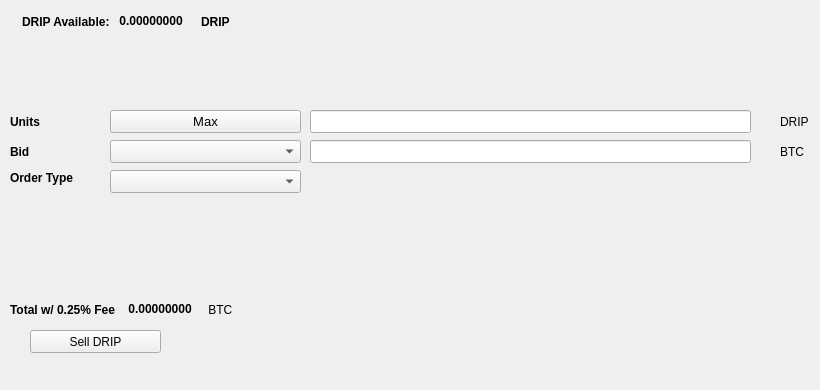
   <widget class="QWidget" name="SellTab">
    <attribute name="title">
     <string>Sell</string>
    </attribute>
    <widget class="QLabel" name="label_16">
     <property name="geometry">
      <rect>
       <x>780</x>
       <y>140</y>
       <width>31</width>
       <height>23</height>
      </rect>
     </property>
     <property name="text">
      <string>BTC</string>
     </property>
    </widget>
    <widget class="QComboBox" name="SellBidcomboBox">
     <property name="geometry">
      <rect>
       <x>110</x>
       <y>140</y>
       <width>191</width>
       <height>23</height>
      </rect>
     </property>
     <property name="font">
      <font>
       <pointsize>10</pointsize>
      </font>
     </property>
    </widget>
    <widget class="QLabel" name="label_18">
     <property name="geometry">
      <rect>
       <x>10</x>
       <y>110</y>
       <width>46</width>
       <height>23</height>
      </rect>
     </property>
     <property name="font">
      <font>
       <weight>75</weight>
       <bold>true</bold>
      </font>
     </property>
     <property name="text">
      <string>Units</string>
     </property>
    </widget>
    <widget class="QPushButton" name="Sell_Max_Amount">
     <property name="geometry">
      <rect>
       <x>110</x>
       <y>110</y>
       <width>191</width>
       <height>23</height>
      </rect>
     </property>
     <property name="font">
      <font>
       <pointsize>10</pointsize>
      </font>
     </property>
     <property name="text">
      <string>Max</string>
     </property>
    </widget>
    <widget class="QLabel" name="label_20">
     <property name="geometry">
      <rect>
       <x>10</x>
       <y>170</y>
       <width>91</width>
       <height>16</height>
      </rect>
     </property>
     <property name="font">
      <font>
       <weight>75</weight>
       <bold>true</bold>
      </font>
     </property>
     <property name="text">
      <string>Order Type</string>
     </property>
    </widget>
    <widget class="QComboBox" name="SellOrdertypeCombo">
     <property name="geometry">
      <rect>
       <x>110</x>
       <y>170</y>
       <width>191</width>
       <height>23</height>
      </rect>
     </property>
     <property name="font">
      <font>
       <pointsize>10</pointsize>
      </font>
     </property>
    </widget>
    <widget class="QLabel" name="label_21">
     <property name="geometry">
      <rect>
       <x>10</x>
       <y>140</y>
       <width>46</width>
       <height>23</height>
      </rect>
     </property>
     <property name="font">
      <font>
       <weight>75</weight>
       <bold>true</bold>
      </font>
     </property>
     <property name="text">
      <string>Bid</string>
     </property>
    </widget>
    <widget class="QLabel" name="label_22">
     <property name="geometry">
      <rect>
       <x>780</x>
       <y>110</y>
       <width>31</width>
       <height>23</height>
      </rect>
     </property>
     <property name="text">
      <string>DRIP</string>
     </property>
    </widget>
    <widget class="QLineEdit" name="UnitsInputDRIP">
     <property name="geometry">
      <rect>
       <x>310</x>
       <y>110</y>
       <width>441</width>
       <height>23</height>
      </rect>
     </property>
     <property name="font">
      <font>
       <pointsize>9</pointsize>
       <weight>75</weight>
       <bold>true</bold>
      </font>
     </property>
    </widget>
    <widget class="QLineEdit" name="SellBidPriceEdit">
     <property name="geometry">
      <rect>
       <x>310</x>
       <y>140</y>
       <width>441</width>
       <height>23</height>
      </rect>
     </property>
     <property name="font">
      <font>
       <pointsize>9</pointsize>
       <weight>75</weight>
       <bold>true</bold>
      </font>
     </property>
    </widget>
    <widget class="QPushButton" name="SellDRIPBTN">
     <property name="geometry">
      <rect>
       <x>30</x>
       <y>330</y>
       <width>131</width>
       <height>23</height>
      </rect>
     </property>
     <property name="text">
      <string>Sell DRIP</string>
     </property>
     <property name="icon">
      <iconset resource="../drip">
       <normaloff>:/icons/bitcoin</normaloff>:/icons/bitcoin</iconset>
     </property>
    </widget>
    <widget class="QWidget" name="layoutWidget3">
     <property name="geometry">
      <rect>
       <x>22</x>
       <y>12</y>
       <width>258</width>
       <height>19</height>
      </rect>
     </property>
     <layout class="QHBoxLayout" name="horizontalLayout">
      <item>
       <widget class="QLabel" name="label232_2">
        <property name="font">
         <font>
          <weight>75</weight>
          <bold>true</bold>
         </font>
        </property>
        <property name="text">
         <string>DRIP Available:</string>
        </property>
       </widget>
      </item>
      <item>
       <widget class="QLabel" name="DRIPAvailableLabel">
        <property name="palette">
         <palette>
          <active>
           <colorrole role="WindowText">
            <brush brushstyle="SolidPattern">
             <color alpha="255">
              <red>0</red>
              <green>0</green>
              <blue>0</blue>
             </color>
            </brush>
           </colorrole>
           <colorrole role="Button">
            <brush brushstyle="SolidPattern">
             <color alpha="255">
              <red>0</red>
              <green>170</green>
              <blue>0</blue>
             </color>
            </brush>
           </colorrole>
           <colorrole role="Light">
            <brush brushstyle="SolidPattern">
             <color alpha="255">
              <red>0</red>
              <green>255</green>
              <blue>0</blue>
             </color>
            </brush>
           </colorrole>
           <colorrole role="Midlight">
            <brush brushstyle="SolidPattern">
             <color alpha="255">
              <red>0</red>
              <green>212</green>
              <blue>0</blue>
             </color>
            </brush>
           </colorrole>
           <colorrole role="Dark">
            <brush brushstyle="SolidPattern">
             <color alpha="255">
              <red>0</red>
              <green>85</green>
              <blue>0</blue>
             </color>
            </brush>
           </colorrole>
           <colorrole role="Mid">
            <brush brushstyle="SolidPattern">
             <color alpha="255">
              <red>0</red>
              <green>113</green>
              <blue>0</blue>
             </color>
            </brush>
           </colorrole>
           <colorrole role="Text">
            <brush brushstyle="SolidPattern">
             <color alpha="255">
              <red>0</red>
              <green>170</green>
              <blue>0</blue>
             </color>
            </brush>
           </colorrole>
           <colorrole role="BrightText">
            <brush brushstyle="SolidPattern">
             <color alpha="255">
              <red>255</red>
              <green>255</green>
              <blue>255</blue>
             </color>
            </brush>
           </colorrole>
           <colorrole role="ButtonText">
            <brush brushstyle="SolidPattern">
             <color alpha="255">
              <red>0</red>
              <green>0</green>
              <blue>0</blue>
             </color>
            </brush>
           </colorrole>
           <colorrole role="Base">
            <brush brushstyle="SolidPattern">
             <color alpha="255">
              <red>255</red>
              <green>255</green>
              <blue>255</blue>
             </color>
            </brush>
           </colorrole>
           <colorrole role="Window">
            <brush brushstyle="SolidPattern">
             <color alpha="255">
              <red>0</red>
              <green>170</green>
              <blue>0</blue>
             </color>
            </brush>
           </colorrole>
           <colorrole role="Shadow">
            <brush brushstyle="SolidPattern">
             <color alpha="255">
              <red>0</red>
              <green>0</green>
              <blue>0</blue>
             </color>
            </brush>
           </colorrole>
           <colorrole role="AlternateBase">
            <brush brushstyle="SolidPattern">
             <color alpha="255">
              <red>127</red>
              <green>212</green>
              <blue>127</blue>
             </color>
            </brush>
           </colorrole>
           <colorrole role="ToolTipBase">
            <brush brushstyle="SolidPattern">
             <color alpha="255">
              <red>255</red>
              <green>255</green>
              <blue>220</blue>
             </color>
            </brush>
           </colorrole>
           <colorrole role="ToolTipText">
            <brush brushstyle="SolidPattern">
             <color alpha="255">
              <red>0</red>
              <green>0</green>
              <blue>0</blue>
             </color>
            </brush>
           </colorrole>
          </active>
          <inactive>
           <colorrole role="WindowText">
            <brush brushstyle="SolidPattern">
             <color alpha="255">
              <red>0</red>
              <green>0</green>
              <blue>0</blue>
             </color>
            </brush>
           </colorrole>
           <colorrole role="Button">
            <brush brushstyle="SolidPattern">
             <color alpha="255">
              <red>0</red>
              <green>170</green>
              <blue>0</blue>
             </color>
            </brush>
           </colorrole>
           <colorrole role="Light">
            <brush brushstyle="SolidPattern">
             <color alpha="255">
              <red>0</red>
              <green>255</green>
              <blue>0</blue>
             </color>
            </brush>
           </colorrole>
           <colorrole role="Midlight">
            <brush brushstyle="SolidPattern">
             <color alpha="255">
              <red>0</red>
              <green>212</green>
              <blue>0</blue>
             </color>
            </brush>
           </colorrole>
           <colorrole role="Dark">
            <brush brushstyle="SolidPattern">
             <color alpha="255">
              <red>0</red>
              <green>85</green>
              <blue>0</blue>
             </color>
            </brush>
           </colorrole>
           <colorrole role="Mid">
            <brush brushstyle="SolidPattern">
             <color alpha="255">
              <red>0</red>
              <green>113</green>
              <blue>0</blue>
             </color>
            </brush>
           </colorrole>
           <colorrole role="Text">
            <brush brushstyle="SolidPattern">
             <color alpha="255">
              <red>0</red>
              <green>170</green>
              <blue>0</blue>
             </color>
            </brush>
           </colorrole>
           <colorrole role="BrightText">
            <brush brushstyle="SolidPattern">
             <color alpha="255">
              <red>255</red>
              <green>255</green>
              <blue>255</blue>
             </color>
            </brush>
           </colorrole>
           <colorrole role="ButtonText">
            <brush brushstyle="SolidPattern">
             <color alpha="255">
              <red>0</red>
              <green>0</green>
              <blue>0</blue>
             </color>
            </brush>
           </colorrole>
           <colorrole role="Base">
            <brush brushstyle="SolidPattern">
             <color alpha="255">
              <red>255</red>
              <green>255</green>
              <blue>255</blue>
             </color>
            </brush>
           </colorrole>
           <colorrole role="Window">
            <brush brushstyle="SolidPattern">
             <color alpha="255">
              <red>0</red>
              <green>170</green>
              <blue>0</blue>
             </color>
            </brush>
           </colorrole>
           <colorrole role="Shadow">
            <brush brushstyle="SolidPattern">
             <color alpha="255">
              <red>0</red>
              <green>0</green>
              <blue>0</blue>
             </color>
            </brush>
           </colorrole>
           <colorrole role="AlternateBase">
            <brush brushstyle="SolidPattern">
             <color alpha="255">
              <red>127</red>
              <green>212</green>
              <blue>127</blue>
             </color>
            </brush>
           </colorrole>
           <colorrole role="ToolTipBase">
            <brush brushstyle="SolidPattern">
             <color alpha="255">
              <red>255</red>
              <green>255</green>
              <blue>220</blue>
             </color>
            </brush>
           </colorrole>
           <colorrole role="ToolTipText">
            <brush brushstyle="SolidPattern">
             <color alpha="255">
              <red>0</red>
              <green>0</green>
              <blue>0</blue>
             </color>
            </brush>
           </colorrole>
          </inactive>
          <disabled>
           <colorrole role="WindowText">
            <brush brushstyle="SolidPattern">
             <color alpha="255">
              <red>0</red>
              <green>85</green>
              <blue>0</blue>
             </color>
            </brush>
           </colorrole>
           <colorrole role="Button">
            <brush brushstyle="SolidPattern">
             <color alpha="255">
              <red>0</red>
              <green>170</green>
              <blue>0</blue>
             </color>
            </brush>
           </colorrole>
           <colorrole role="Light">
            <brush brushstyle="SolidPattern">
             <color alpha="255">
              <red>0</red>
              <green>255</green>
              <blue>0</blue>
             </color>
            </brush>
           </colorrole>
           <colorrole role="Midlight">
            <brush brushstyle="SolidPattern">
             <color alpha="255">
              <red>0</red>
              <green>212</green>
              <blue>0</blue>
             </color>
            </brush>
           </colorrole>
           <colorrole role="Dark">
            <brush brushstyle="SolidPattern">
             <color alpha="255">
              <red>0</red>
              <green>85</green>
              <blue>0</blue>
             </color>
            </brush>
           </colorrole>
           <colorrole role="Mid">
            <brush brushstyle="SolidPattern">
             <color alpha="255">
              <red>0</red>
              <green>113</green>
              <blue>0</blue>
             </color>
            </brush>
           </colorrole>
           <colorrole role="Text">
            <brush brushstyle="SolidPattern">
             <color alpha="255">
              <red>0</red>
              <green>85</green>
              <blue>0</blue>
             </color>
            </brush>
           </colorrole>
           <colorrole role="BrightText">
            <brush brushstyle="SolidPattern">
             <color alpha="255">
              <red>255</red>
              <green>255</green>
              <blue>255</blue>
             </color>
            </brush>
           </colorrole>
           <colorrole role="ButtonText">
            <brush brushstyle="SolidPattern">
             <color alpha="255">
              <red>0</red>
              <green>85</green>
              <blue>0</blue>
             </color>
            </brush>
           </colorrole>
           <colorrole role="Base">
            <brush brushstyle="SolidPattern">
             <color alpha="255">
              <red>0</red>
              <green>170</green>
              <blue>0</blue>
             </color>
            </brush>
           </colorrole>
           <colorrole role="Window">
            <brush brushstyle="SolidPattern">
             <color alpha="255">
              <red>0</red>
              <green>170</green>
              <blue>0</blue>
             </color>
            </brush>
           </colorrole>
           <colorrole role="Shadow">
            <brush brushstyle="SolidPattern">
             <color alpha="255">
              <red>0</red>
              <green>0</green>
              <blue>0</blue>
             </color>
            </brush>
           </colorrole>
           <colorrole role="AlternateBase">
            <brush brushstyle="SolidPattern">
             <color alpha="255">
              <red>0</red>
              <green>170</green>
              <blue>0</blue>
             </color>
            </brush>
           </colorrole>
           <colorrole role="ToolTipBase">
            <brush brushstyle="SolidPattern">
             <color alpha="255">
              <red>255</red>
              <green>255</green>
              <blue>220</blue>
             </color>
            </brush>
           </colorrole>
           <colorrole role="ToolTipText">
            <brush brushstyle="SolidPattern">
             <color alpha="255">
              <red>0</red>
              <green>0</green>
              <blue>0</blue>
             </color>
            </brush>
           </colorrole>
          </disabled>
         </palette>
        </property>
        <property name="font">
         <font>
          <weight>75</weight>
          <bold>true</bold>
         </font>
        </property>
        <property name="text">
         <string> 0.00000000 </string>
        </property>
        <property name="textInteractionFlags">
         <set>Qt::LinksAccessibleByMouse|Qt::TextSelectableByKeyboard|Qt::TextSelectableByMouse</set>
        </property>
       </widget>
      </item>
      <item>
       <widget class="QLabel" name="labelDRIP">
        <property name="font">
         <font>
          <weight>75</weight>
          <bold>true</bold>
         </font>
        </property>
        <property name="text">
         <string>DRIP</string>
        </property>
       </widget>
      </item>
     </layout>
    </widget>
    <widget class="QWidget" name="layoutWidget">
     <property name="geometry">
      <rect>
       <x>10</x>
       <y>300</y>
       <width>268</width>
       <height>19</height>
      </rect>
     </property>
     <layout class="QHBoxLayout" name="horizontalLayout_2">
      <item>
       <widget class="QLabel" name="label_19">
        <property name="font">
         <font>
          <weight>75</weight>
          <bold>true</bold>
         </font>
        </property>
        <property name="text">
         <string>Total w/ 0.25% Fee </string>
        </property>
       </widget>
      </item>
      <item>
       <widget class="QLabel" name="SellCostLabel">
        <property name="palette">
         <palette>
          <active>
           <colorrole role="WindowText">
            <brush brushstyle="SolidPattern">
             <color alpha="255">
              <red>0</red>
              <green>0</green>
              <blue>0</blue>
             </color>
            </brush>
           </colorrole>
           <colorrole role="Button">
            <brush brushstyle="SolidPattern">
             <color alpha="255">
              <red>0</red>
              <green>170</green>
              <blue>0</blue>
             </color>
            </brush>
           </colorrole>
           <colorrole role="Light">
            <brush brushstyle="SolidPattern">
             <color alpha="255">
              <red>0</red>
              <green>255</green>
              <blue>0</blue>
             </color>
            </brush>
           </colorrole>
           <colorrole role="Midlight">
            <brush brushstyle="SolidPattern">
             <color alpha="255">
              <red>0</red>
              <green>212</green>
              <blue>0</blue>
             </color>
            </brush>
           </colorrole>
           <colorrole role="Dark">
            <brush brushstyle="SolidPattern">
             <color alpha="255">
              <red>0</red>
              <green>85</green>
              <blue>0</blue>
             </color>
            </brush>
           </colorrole>
           <colorrole role="Mid">
            <brush brushstyle="SolidPattern">
             <color alpha="255">
              <red>0</red>
              <green>113</green>
              <blue>0</blue>
             </color>
            </brush>
           </colorrole>
           <colorrole role="Text">
            <brush brushstyle="SolidPattern">
             <color alpha="255">
              <red>0</red>
              <green>170</green>
              <blue>0</blue>
             </color>
            </brush>
           </colorrole>
           <colorrole role="BrightText">
            <brush brushstyle="SolidPattern">
             <color alpha="255">
              <red>255</red>
              <green>255</green>
              <blue>255</blue>
             </color>
            </brush>
           </colorrole>
           <colorrole role="ButtonText">
            <brush brushstyle="SolidPattern">
             <color alpha="255">
              <red>0</red>
              <green>0</green>
              <blue>0</blue>
             </color>
            </brush>
           </colorrole>
           <colorrole role="Base">
            <brush brushstyle="SolidPattern">
             <color alpha="255">
              <red>255</red>
              <green>255</green>
              <blue>255</blue>
             </color>
            </brush>
           </colorrole>
           <colorrole role="Window">
            <brush brushstyle="SolidPattern">
             <color alpha="255">
              <red>0</red>
              <green>170</green>
              <blue>0</blue>
             </color>
            </brush>
           </colorrole>
           <colorrole role="Shadow">
            <brush brushstyle="SolidPattern">
             <color alpha="255">
              <red>0</red>
              <green>0</green>
              <blue>0</blue>
             </color>
            </brush>
           </colorrole>
           <colorrole role="AlternateBase">
            <brush brushstyle="SolidPattern">
             <color alpha="255">
              <red>127</red>
              <green>212</green>
              <blue>127</blue>
             </color>
            </brush>
           </colorrole>
           <colorrole role="ToolTipBase">
            <brush brushstyle="SolidPattern">
             <color alpha="255">
              <red>255</red>
              <green>255</green>
              <blue>220</blue>
             </color>
            </brush>
           </colorrole>
           <colorrole role="ToolTipText">
            <brush brushstyle="SolidPattern">
             <color alpha="255">
              <red>0</red>
              <green>0</green>
              <blue>0</blue>
             </color>
            </brush>
           </colorrole>
          </active>
          <inactive>
           <colorrole role="WindowText">
            <brush brushstyle="SolidPattern">
             <color alpha="255">
              <red>0</red>
              <green>0</green>
              <blue>0</blue>
             </color>
            </brush>
           </colorrole>
           <colorrole role="Button">
            <brush brushstyle="SolidPattern">
             <color alpha="255">
              <red>0</red>
              <green>170</green>
              <blue>0</blue>
             </color>
            </brush>
           </colorrole>
           <colorrole role="Light">
            <brush brushstyle="SolidPattern">
             <color alpha="255">
              <red>0</red>
              <green>255</green>
              <blue>0</blue>
             </color>
            </brush>
           </colorrole>
           <colorrole role="Midlight">
            <brush brushstyle="SolidPattern">
             <color alpha="255">
              <red>0</red>
              <green>212</green>
              <blue>0</blue>
             </color>
            </brush>
           </colorrole>
           <colorrole role="Dark">
            <brush brushstyle="SolidPattern">
             <color alpha="255">
              <red>0</red>
              <green>85</green>
              <blue>0</blue>
             </color>
            </brush>
           </colorrole>
           <colorrole role="Mid">
            <brush brushstyle="SolidPattern">
             <color alpha="255">
              <red>0</red>
              <green>113</green>
              <blue>0</blue>
             </color>
            </brush>
           </colorrole>
           <colorrole role="Text">
            <brush brushstyle="SolidPattern">
             <color alpha="255">
              <red>0</red>
              <green>170</green>
              <blue>0</blue>
             </color>
            </brush>
           </colorrole>
           <colorrole role="BrightText">
            <brush brushstyle="SolidPattern">
             <color alpha="255">
              <red>255</red>
              <green>255</green>
              <blue>255</blue>
             </color>
            </brush>
           </colorrole>
           <colorrole role="ButtonText">
            <brush brushstyle="SolidPattern">
             <color alpha="255">
              <red>0</red>
              <green>0</green>
              <blue>0</blue>
             </color>
            </brush>
           </colorrole>
           <colorrole role="Base">
            <brush brushstyle="SolidPattern">
             <color alpha="255">
              <red>255</red>
              <green>255</green>
              <blue>255</blue>
             </color>
            </brush>
           </colorrole>
           <colorrole role="Window">
            <brush brushstyle="SolidPattern">
             <color alpha="255">
              <red>0</red>
              <green>170</green>
              <blue>0</blue>
             </color>
            </brush>
           </colorrole>
           <colorrole role="Shadow">
            <brush brushstyle="SolidPattern">
             <color alpha="255">
              <red>0</red>
              <green>0</green>
              <blue>0</blue>
             </color>
            </brush>
           </colorrole>
           <colorrole role="AlternateBase">
            <brush brushstyle="SolidPattern">
             <color alpha="255">
              <red>127</red>
              <green>212</green>
              <blue>127</blue>
             </color>
            </brush>
           </colorrole>
           <colorrole role="ToolTipBase">
            <brush brushstyle="SolidPattern">
             <color alpha="255">
              <red>255</red>
              <green>255</green>
              <blue>220</blue>
             </color>
            </brush>
           </colorrole>
           <colorrole role="ToolTipText">
            <brush brushstyle="SolidPattern">
             <color alpha="255">
              <red>0</red>
              <green>0</green>
              <blue>0</blue>
             </color>
            </brush>
           </colorrole>
          </inactive>
          <disabled>
           <colorrole role="WindowText">
            <brush brushstyle="SolidPattern">
             <color alpha="255">
              <red>0</red>
              <green>85</green>
              <blue>0</blue>
             </color>
            </brush>
           </colorrole>
           <colorrole role="Button">
            <brush brushstyle="SolidPattern">
             <color alpha="255">
              <red>0</red>
              <green>170</green>
              <blue>0</blue>
             </color>
            </brush>
           </colorrole>
           <colorrole role="Light">
            <brush brushstyle="SolidPattern">
             <color alpha="255">
              <red>0</red>
              <green>255</green>
              <blue>0</blue>
             </color>
            </brush>
           </colorrole>
           <colorrole role="Midlight">
            <brush brushstyle="SolidPattern">
             <color alpha="255">
              <red>0</red>
              <green>212</green>
              <blue>0</blue>
             </color>
            </brush>
           </colorrole>
           <colorrole role="Dark">
            <brush brushstyle="SolidPattern">
             <color alpha="255">
              <red>0</red>
              <green>85</green>
              <blue>0</blue>
             </color>
            </brush>
           </colorrole>
           <colorrole role="Mid">
            <brush brushstyle="SolidPattern">
             <color alpha="255">
              <red>0</red>
              <green>113</green>
              <blue>0</blue>
             </color>
            </brush>
           </colorrole>
           <colorrole role="Text">
            <brush brushstyle="SolidPattern">
             <color alpha="255">
              <red>0</red>
              <green>85</green>
              <blue>0</blue>
             </color>
            </brush>
           </colorrole>
           <colorrole role="BrightText">
            <brush brushstyle="SolidPattern">
             <color alpha="255">
              <red>255</red>
              <green>255</green>
              <blue>255</blue>
             </color>
            </brush>
           </colorrole>
           <colorrole role="ButtonText">
            <brush brushstyle="SolidPattern">
             <color alpha="255">
              <red>0</red>
              <green>85</green>
              <blue>0</blue>
             </color>
            </brush>
           </colorrole>
           <colorrole role="Base">
            <brush brushstyle="SolidPattern">
             <color alpha="255">
              <red>0</red>
              <green>170</green>
              <blue>0</blue>
             </color>
            </brush>
           </colorrole>
           <colorrole role="Window">
            <brush brushstyle="SolidPattern">
             <color alpha="255">
              <red>0</red>
              <green>170</green>
              <blue>0</blue>
             </color>
            </brush>
           </colorrole>
           <colorrole role="Shadow">
            <brush brushstyle="SolidPattern">
             <color alpha="255">
              <red>0</red>
              <green>0</green>
              <blue>0</blue>
             </color>
            </brush>
           </colorrole>
           <colorrole role="AlternateBase">
            <brush brushstyle="SolidPattern">
             <color alpha="255">
              <red>0</red>
              <green>170</green>
              <blue>0</blue>
             </color>
            </brush>
           </colorrole>
           <colorrole role="ToolTipBase">
            <brush brushstyle="SolidPattern">
             <color alpha="255">
              <red>255</red>
              <green>255</green>
              <blue>220</blue>
             </color>
            </brush>
           </colorrole>
           <colorrole role="ToolTipText">
            <brush brushstyle="SolidPattern">
             <color alpha="255">
              <red>0</red>
              <green>0</green>
              <blue>0</blue>
             </color>
            </brush>
           </colorrole>
          </disabled>
         </palette>
        </property>
        <property name="font">
         <font>
          <weight>75</weight>
          <bold>true</bold>
         </font>
        </property>
        <property name="autoFillBackground">
         <bool>false</bool>
        </property>
        <property name="text">
         <string> 0.00000000</string>
        </property>
        <property name="textInteractionFlags">
         <set>Qt::LinksAccessibleByMouse|Qt::TextSelectableByMouse</set>
        </property>
       </widget>
      </item>
      <item>
       <widget class="QLabel" name="label_17">
        <property name="font">
         <font>
          <weight>50</weight>
          <bold>false</bold>
         </font>
        </property>
        <property name="text">
         <string> BTC</string>
        </property>
       </widget>
      </item>
     </layout>
    </widget>
    <widget class="QLabel" name="label_23">
     <property name="geometry">
      <rect>
       <x>460</x>
       <y>300</y>
       <width>281</width>
       <height>81</height>
      </rect>
     </property>
     <property name="text">
      <string/>
     </property>
     <property name="pixmap">
      <pixmap>:/images/bittrex</pixmap>
     </property>
    </widget>
   </widget>
